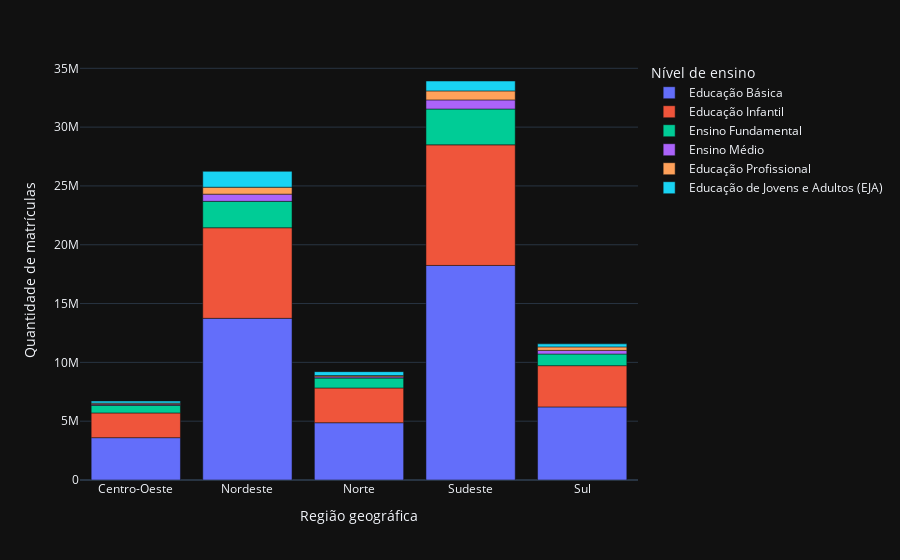

Notebook code for this chart:
### Code cell
px.bar(
    quantidade_matriculas_geo,
    x=dimension,
    y="Quantidade de matrículas",
    color="Nível de ensino",
)

### Figure 1 — Plotly figure (JSON) as saved in the notebook; plotly's stock layout.template omitted (floating-point values rounded to 4 significant figures)
{"data": [{"alignmentgroup": "True", "hovertemplate": "Nível de ensino=Educação Básica<br>Região geográfica=%{x}<br>Quantidade de matrículas=%{y}<extra></extra>", "legendgroup": "Educação Básica", "marker": {"color": "#636efa", "pattern": {"shape": ""}}, "name": "Educação Básica", "offsetgroup": "Educação Básica", "orientation": "v", "showlegend": true, "textposition": "auto", "x": ["Centro-Oeste", "Nordeste", "Norte", "Sudeste", "Sul"], "xaxis": "x", "y": [3599393, 13745359, 4868765, 18241371, 6213513], "yaxis": "y", "type": "bar"}, {"alignmentgroup": "True", "hovertemplate": "Nível de ensino=Educação Infantil<br>Região geográfica=%{x}<br>Quantidade de matrículas=%{y}<extra></extra>", "legendgroup": "Educação Infantil", "marker": {"color": "#EF553B", "pattern": {"shape": ""}}, "name": "Educação Infantil", "offsetgroup": "Educação Infantil", "orientation": "v", "showlegend": true, "textposition": "auto", "x": ["Centro-Oeste", "Nordeste", "Norte", "Sudeste", "Sul"], "xaxis": "x", "y": [2102692, 7698779, 2955281, 10252321, 3506528], "yaxis": "y", "type": "bar"}, {"alignmentgroup": "True", "hovertemplate": "Nível de ensino=Ensino Fundamental<br>Região geográfica=%{x}<br>Quantidade de matrículas=%{y}<extra></extra>", "legendgroup": "Ensino Fundamental", "marker": {"color": "#00cc96", "pattern": {"shape": ""}}, "name": "Ensino Fundamental", "offsetgroup": "Ensino Fundamental", "orientation": "v", "showlegend": true, "textposition": "auto", "x": ["Centro-Oeste", "Nordeste", "Norte", "Sudeste", "Sul"], "xaxis": "x", "y": [643082, 2246336, 842008, 3047571, 991560], "yaxis": "y", "type": "bar"}, {"alignmentgroup": "True", "hovertemplate": "Nível de ensino=Ensino Médio<br>Região geográfica=%{x}<br>Quantidade de matrículas=%{y}<extra></extra>", "legendgroup": "Ensino Médio", "marker": {"color": "#ab63fa", "pattern": {"shape": ""}}, "name": "Ensino Médio", "offsetgroup": "Ensino Médio", "orientation": "v", "showlegend": true, "textposition": "auto", "x": ["Centro-Oeste", "Nordeste", "Norte", "Sudeste", "Sul"], "xaxis": "x", "y": [95318, 612181, 105869, 772775, 306315], "yaxis": "y", "type": "bar"}, {"alignmentgroup": "True", "hovertemplate": "Nível de ensino=Educação Profissional<br>Região geográfica=%{x}<br>Quantidade de matrículas=%{y}<extra></extra>", "legendgroup": "Educação Profissional", "marker": {"color": "#FFA15A", "pattern": {"shape": ""}}, "name": "Educação Profissional", "offsetgroup": "Educação Profissional", "orientation": "v", "showlegend": true, "textposition": "auto", "x": ["Centro-Oeste", "Nordeste", "Norte", "Sudeste", "Sul"], "xaxis": "x", "y": [93763, 588880, 104041, 765272, 299585], "yaxis": "y", "type": "bar"}, {"alignmentgroup": "True", "hovertemplate": "Nível de ensino=Educação de Jovens e Adultos (EJA)<br>Região geográfica=%{x}<br>Quantidade de matrículas=%{y}<extra></extra>", "legendgroup": "Educação de Jovens e Adultos (EJA)", "marker": {"color": "#19d3f3", "pattern": {"shape": ""}}, "name": "Educação de Jovens e Adultos (EJA)", "offsetgroup": "Educação de Jovens e Adultos (EJA)", "orientation": "v", "showlegend": true, "textposition": "auto", "x": ["Centro-Oeste", "Nordeste", "Norte", "Sudeste", "Sul"], "xaxis": "x", "y": [177601, 1350172, 335685, 841464, 257400], "yaxis": "y", "type": "bar"}], "layout": {"xaxis": {"anchor": "y", "domain": [0.0, 1.0], "title": {"text": "Região geográfica"}}, "yaxis": {"anchor": "x", "domain": [0.0, 1.0], "title": {"text": "Quantidade de matrículas"}}, "legend": {"title": {"text": "Nível de ensino"}, "tracegroupgap": 0}, "margin": {"t": 60}, "barmode": "relative"}}
